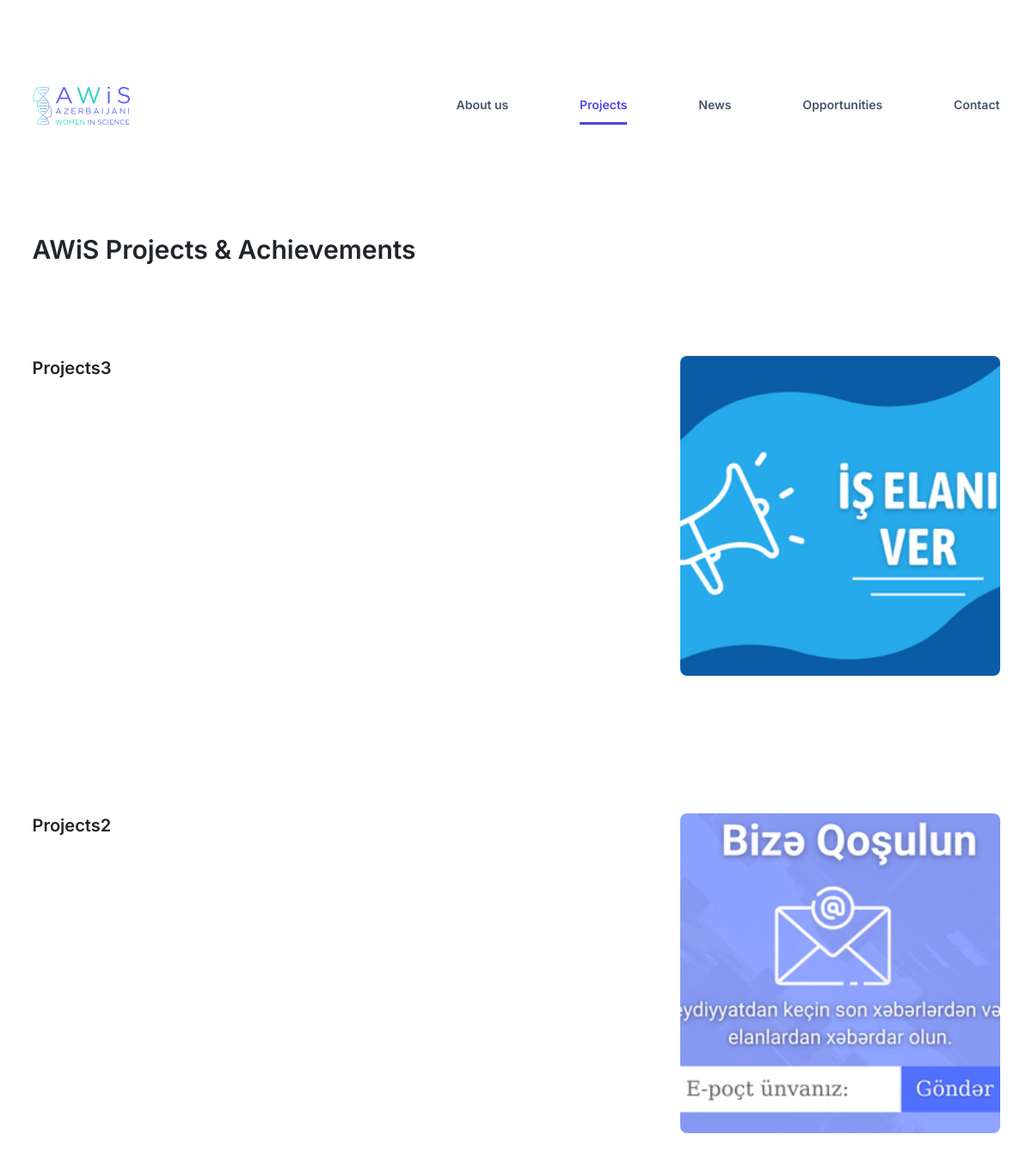
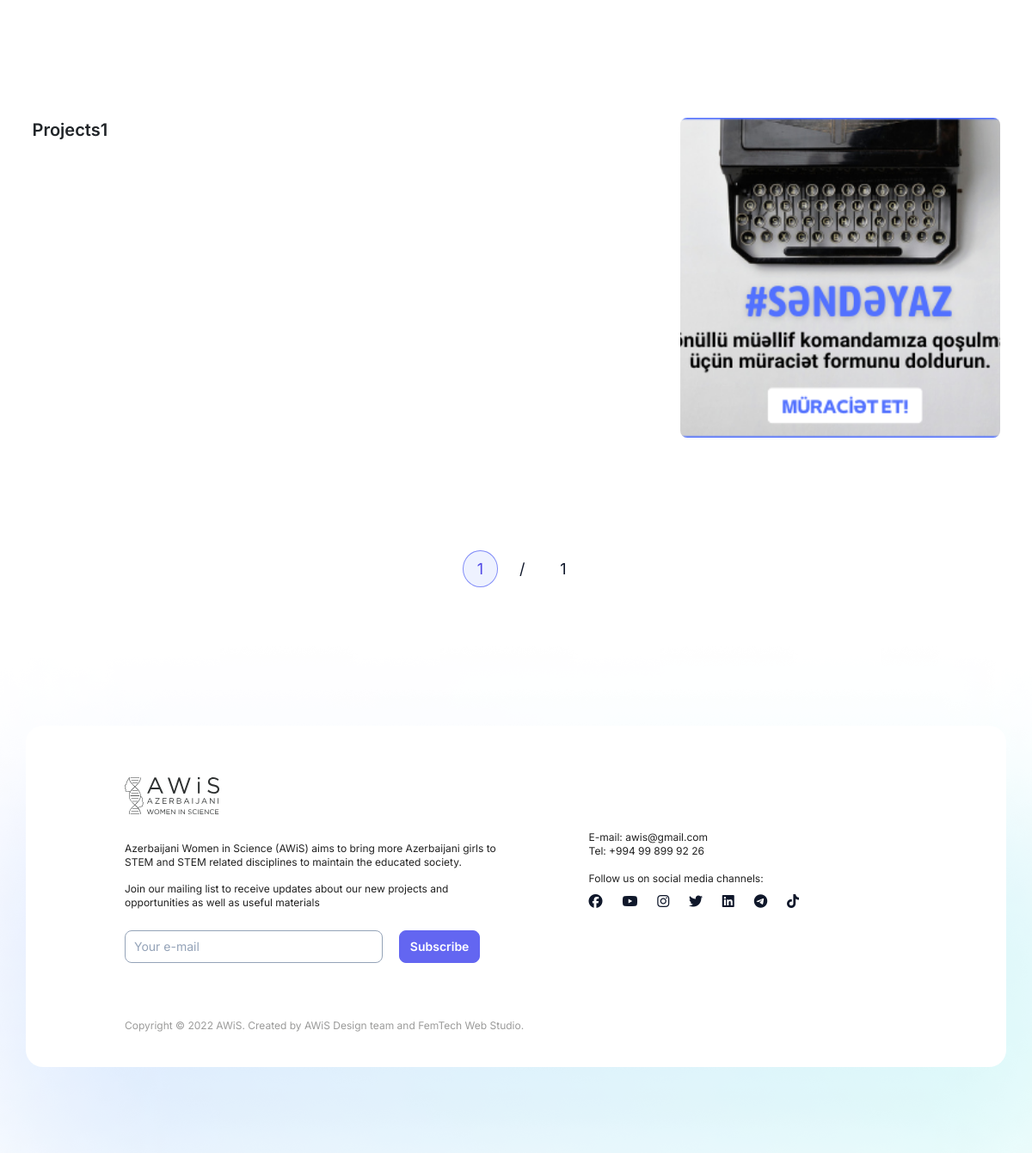
Page /projects/ on the earlier database version (2 pictures, top to bottom).
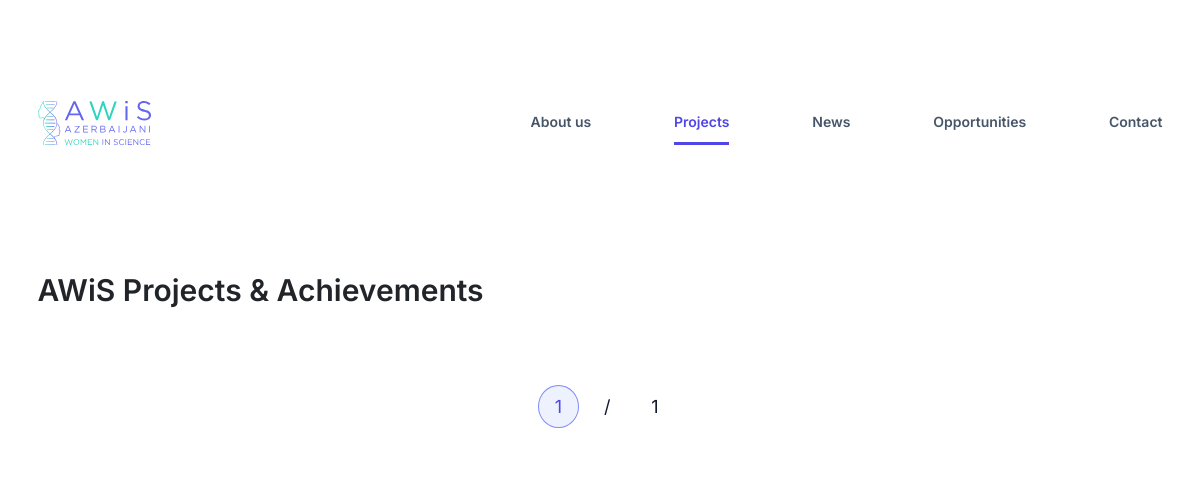
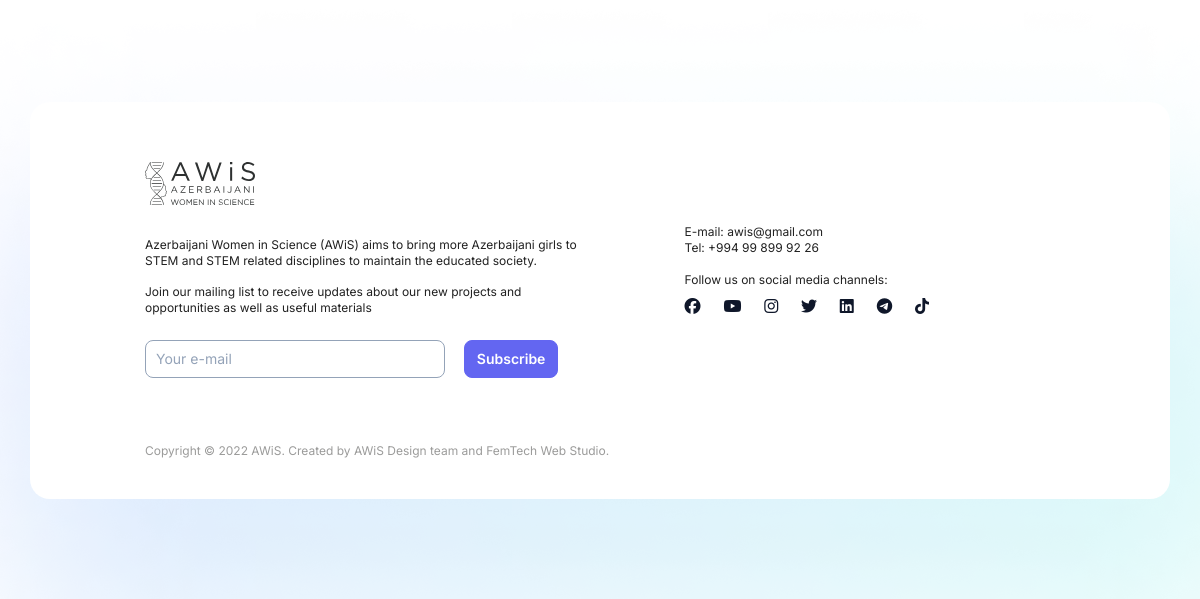
Same page on the later database version (2 pictures, top to bottom).
### projects/models.py (models this page shows, shortened)
class Projects(models.Model):
    title = models.CharField('Title', max_length = 256)
    image = models.ImageField("Image", upload_to = 'media/projects_images')
    description = tinymce_models.HTMLField('Description', max_length = 2000)
    created_at = models.DateTimeField(auto_now_add=True)
    updated_at = models.DateTimeField(auto_now=True)

### projects/views.py (the view)
# urls.py: path('projects/', projects),
def projects(request):
    projects = Projects.objects.all().order_by('-id')
    page_num = request.GET.get('page', 1)
    paginator = Paginator(projects, 7) # 6 employees per page
    try:
        page_obj = paginator.page(page_num)
    except PageNotAnInteger:
        page_obj = paginator.page(1)
    except EmptyPage:
        page_obj = paginator.page(paginator.num_pages)
    context = {
        'projects': page_obj.object_list,
        'page_obj': page_obj,
        'navbar': 'projects'
    }
    return render(request, 'projects.html', context)

### projects/templates/projects.html (shortened to what this page needs)
{% extends "base.html" %}
{% load static %}
{% block content %}
    <main id="projects">
        <section class="container">
            <h2>AWiS Projects & Achievements</h2>
            {% for i in projects %}
            <div class="row">
                <div class="col-6">
                    <p class="project-name">{{i.title}}</p>
                </div>
                <div class="col-6 text-end project-img">
                    <div style="background-image: url('{{ i.image.url }}');"></div>
                </div>
            </div>
            {% endfor %}
        </section>
        <div class="pagination container">
            <ul>
                <li class="active"><a class="deactive">{{ page_obj.number }}</a></li>
                <li><a class="deactive">/</a></li>
                <li><a class="deactive">{{ page_obj.paginator.num_pages }}</a></li>
            </ul>
        </div>
    </main>
{% endblock %}

Differences in the rows shown:
removed Projects: title "Projects3", image (picture)
removed Projects: title "Projects2", image (picture)
removed Projects: title "Projects1", image (picture)
